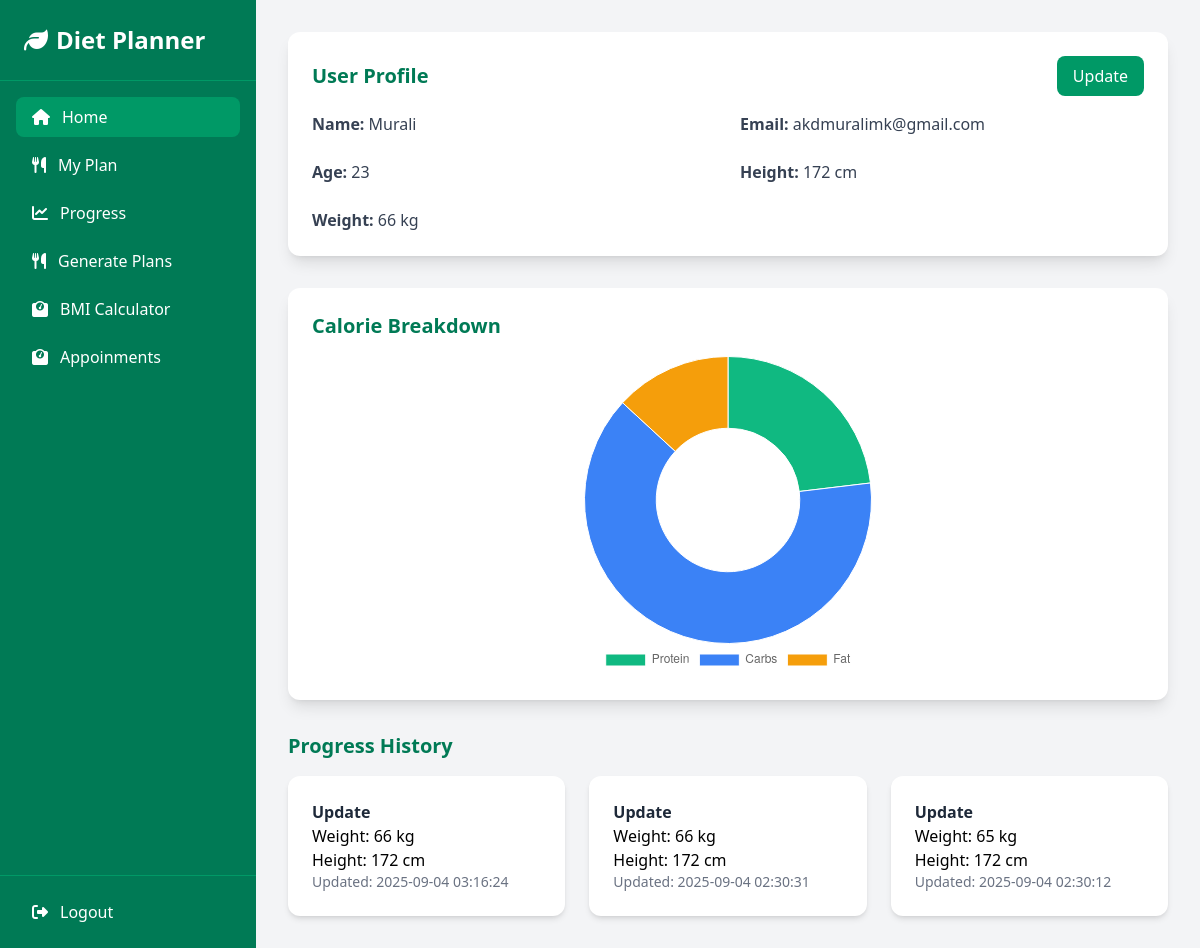
Page /user/index.php (signed in) on the earlier database version.
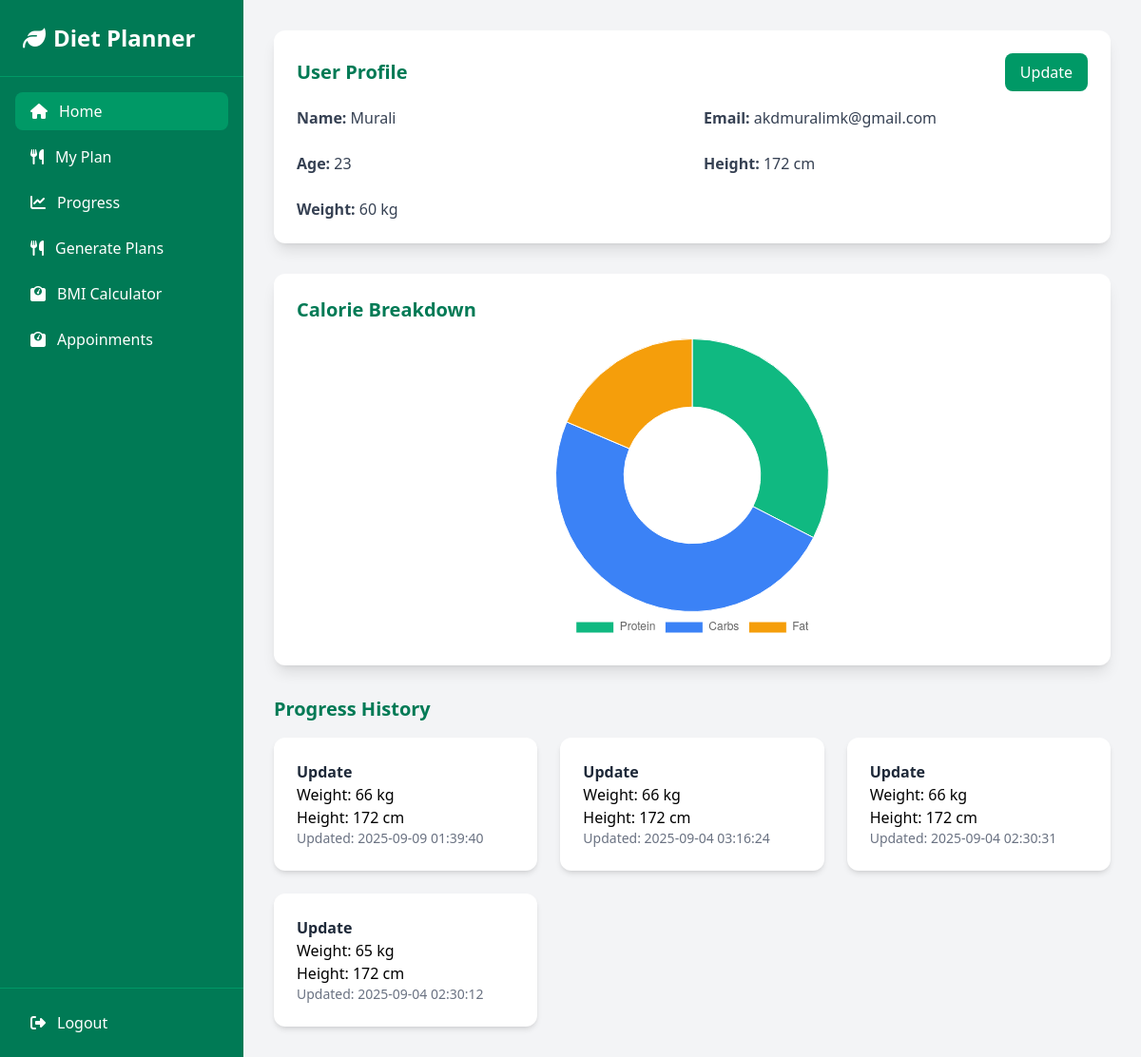
Same page on the later database version.
### tables this page shows
CREATE TABLE `reg` (
  `id` int NOT NULL,
  `name` varchar(100) DEFAULT NULL,
  `age` int DEFAULT NULL,
  `weight` float DEFAULT NULL,
  `height` float DEFAULT NULL,
  `email` varchar(150) DEFAULT NULL,
  `password` varchar(255) DEFAULT NULL,
  `gender` varchar(20) DEFAULT NULL,
  `health_issues` text,
  `dietary` varchar(50) DEFAULT NULL,
  `goal` varchar(50) DEFAULT NULL,
  `activity` varchar(50) DEFAULT NULL,
  `meal_type` varchar(50) DEFAULT NULL,
  `type` int DEFAULT NULL,
  `created_at` timestamp NULL DEFAULT CURRENT_TIMESTAMP
);

CREATE TABLE `progress_history` (
  `id` int NOT NULL,
  `user_id` int DEFAULT NULL,
  `weight` float DEFAULT NULL,
  `height` float DEFAULT NULL,
  `updated_at` timestamp NULL DEFAULT CURRENT_TIMESTAMP
);

### user/index.php (the view, shortened to what this page needs)
<?php
include(__DIR__ . '/../config/db_conn.php');
$user_id = $_SESSION['user_id'];
$sql = "SELECT * FROM reg WHERE id='$user_id'";
$user_res = mysqli_query($connection, $sql);
$user = mysqli_fetch_assoc($user_res);
$diet_sql = "SELECT SUM(protein) AS protein, SUM(carbs) AS carbs, SUM(fat) AS fat, GROUP_CONCAT(meal_text SEPARATOR '\n') AS plan_text
             FROM diet_plans
             WHERE goal = '{$user['goal']}'
               AND dietary = '{$user['dietary']}'
               AND activity = '{$user['activity']}'
               AND meal_type = '{$user['meal_type']}'";
$diet_res = mysqli_query($connection, $diet_sql);
$diet = mysqli_fetch_assoc($diet_res);
$history_sql = "SELECT * FROM progress_history WHERE user_id='$user_id' ORDER BY updated_at DESC";
$history_res = mysqli_query($connection, $history_sql);
?>
<?php include 'components/head.php'; ?>
<?php include 'components/navbar.php'; ?>
<main class="flex-1 overflow-y-auto p-8">
  <section class="bg-white rounded-xl shadow-lg p-6 mb-8">
    <div class="flex justify-between items-center mb-4">
      <h2 class="text-xl font-bold text-emerald-700">User Profile</h2>
      <button onclick="toggleModal(true)" class="bg-emerald-600 text-white px-4 py-2 rounded-lg hover:bg-emerald-700">Update</button>
    </div>
    <div class="grid grid-cols-1 md:grid-cols-2 gap-6 text-gray-700">
      <p><strong>Name:</strong> <?= htmlspecialchars($user['name']); ?></p>
      <p><strong>Email:</strong> <?= htmlspecialchars($user['email']); ?></p>
      <p><strong>Age:</strong> <?= htmlspecialchars($user['age']); ?></p>
      <p><strong>Height:</strong> <?= htmlspecialchars($user['height']); ?> cm</p>
      <p><strong>Weight:</strong> <?= htmlspecialchars($user['weight']); ?> kg</p>
    </div>
  </section>
  <section class="bg-white rounded-xl shadow-lg p-6 mb-8">
    <h2 class="text-xl font-bold text-emerald-700 mb-4">Calorie Breakdown</h2>
    <div class="relative w-full h-80">
      <canvas id="calorieChart"></canvas>
    </div>
  </section>
  <section>
    <h2 class="text-xl font-bold text-emerald-700 mb-4">Progress History</h2>
    <div class="grid grid-cols-1 md:grid-cols-3 gap-6">
      <?php while($h = mysqli_fetch_assoc($history_res)) { ?>
        <div class="bg-white p-6 rounded-xl shadow-md">
          <h3 class="font-semibold text-gray-800">Update</h3>
          <p>Weight: <?= $h['weight']; ?> kg</p>
          <p>Height: <?= $h['height']; ?> cm</p>
          <p class="text-sm text-gray-500">Updated: <?= $h['updated_at']; ?></p>
        </div>
      <?php } ?>
    </div>
  </section>
</main>
<script>
function toggleModal(show) {
  const modal = document.getElementById("updateModal");
  modal.classList.toggle("hidden", !show);
  modal.classList.toggle("flex", show);
}
// Ensure DOM is loaded before initializing chart
document.addEventListener("DOMContentLoaded", function() {
    const ctx = document.getElementById('calorieChart');
    if(ctx) {
        const calorieChart = new Chart(ctx.getContext('2d'), {
            type: 'doughnut',
            data: {
                labels: ['Protein', 'Carbs', 'Fat'],
                datasets: [{
                    data: [
                        <?= !empty($diet['protein']) ? $diet['protein'] : 0 ?>,
                        <?= !empty($diet['carbs']) ? $diet['carbs'] : 0 ?>,
                        <?= !empty($diet['fat']) ? $diet['fat'] : 0 ?>
                    ],
                    backgroundColor: ['#10B981', '#3B82F6', '#F59E0B'],
                    borderWidth: 1
                }]
            },
            options: {
                responsive: true,
                maintainAspectRatio: false,
                plugins: { legend: { position: 'bottom' } }
            }
        });
    }
});
</script>

### user/components/head.php (shortened to what this page needs)
<!DOCTYPE html>
<html lang="en">
<head>
  <script src="https://cdn.jsdelivr.net/npm/@tailwindcss/browser@4"></script>
</head>

### user/components/navbar.php
<body class="bg-gray-100">
<div class="flex min-h-screen">
  <aside class="w-64 bg-emerald-700 text-white flex flex-col">
    <div class="p-6 text-2xl font-bold border-b border-emerald-600 flex items-center gap-2">
      <i class="fas fa-leaf"></i>  <a href="../home/index.php">Diet Planner</a>
    </div>
    <nav class="flex-1 p-4 space-y-2">
      <a href="index.php" class=" flex items-center gap-3 py-2 px-4 rounded-lg bg-emerald-600">
        <i class="fas fa-home"></i> Home
      </a>
      <a href="user_dietPlan.php" class="flex items-center gap-3 py-2 px-4 rounded-lg hover:bg-emerald-600 transition">
        <i class="fas fa-utensils"></i> My Plan
      </a>
       <a href="progress.php" class="flex items-center gap-3 py-2 px-4 rounded-lg hover:bg-emerald-600 transition">
        <i class="fas fa-chart-line"></i> Progress
      </a>
      <a href="plans.php" class="flex items-center gap-3 py-2 px-4 rounded-lg hover:bg-emerald-600 transition">
        <i class="fas fa-utensils"></i> Generate Plans
      </a>
      <a href="bmi.php" class="flex items-center gap-3 py-2 px-4 rounded-lg hover:bg-emerald-600 transition">
        <i class="fas fa-weight"></i> BMI Calculator
      </a>
      <a href="my_appointments.php" class="flex items-center gap-3 py-2 px-4 rounded-lg hover:bg-emerald-600 transition">
        <i class="fas fa-weight"></i> Appoinments
      </a>
    </nav>
    <div class="p-4 border-t border-emerald-600">
      <a href="logout.php"
         class="flex items-center gap-3 py-2 px-4 rounded-lg hover:bg-red-600 transition">
        <i class="fas fa-sign-out-alt"></i> Logout
      </a>
    </div>
  </aside>

Differences in the rows shown:
changed reg "Murali": weight "66" → "60"
added progress_history: weight "66", height "172", updated_at "2025-09-09 01:39:40"
Other differences:
chart data {{ $diet['protein'] }}: 299 → 490
chart data {{ $diet['carbs'] }}: 825 → 735
chart data {{ $diet['fat'] }}: 170 → 280
